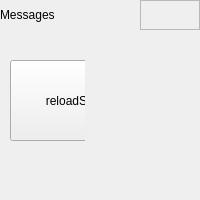
           <widget class="QWidget" name="parentPanel5" native="true">
            <property name="minimumSize">
             <size>
              <width>0</width>
              <height>200</height>
             </size>
            </property>
            <property name="maximumSize">
             <size>
              <width>16777215</width>
              <height>200</height>
             </size>
            </property>
            <layout class="QGridLayout" name="gridLayout_2">
             <property name="leftMargin">
              <number>0</number>
             </property>
             <property name="topMargin">
              <number>0</number>
             </property>
             <property name="rightMargin">
              <number>0</number>
             </property>
             <property name="bottomMargin">
              <number>0</number>
             </property>
             <property name="spacing">
              <number>0</number>
             </property>
             <item row="1" column="0">
              <widget class="QWidget" name="panel6" native="true">
               <property name="sizePolicy">
                <sizepolicy hsizetype="Ignored" vsizetype="Ignored">
                 <horstretch>0</horstretch>
                 <verstretch>0</verstretch>
                </sizepolicy>
               </property>
               <widget class="QPushButton" name="reloadStylesheet">
                <property name="geometry">
                 <rect>
                  <x>10</x>
                  <y>30</y>
                  <width>161</width>
                  <height>81</height>
                 </rect>
                </property>
                <property name="text">
                 <string>reloadStylesheet</string>
                </property>
               </widget>
               <widget class="QPushButton" name="reloadApp">
                <property name="geometry">
                 <rect>
                  <x>200</x>
                  <y>30</y>
                  <width>161</width>
                  <height>81</height>
                 </rect>
                </property>
                <property name="text">
                 <string>reloadApp</string>
                </property>
               </widget>
              </widget>
             </item>
             <item row="0" column="0" colspan="3">
              <widget class="QWidget" name="controllerPanel5" native="true">
               <property name="minimumSize">
                <size>
                 <width>0</width>
                 <height>30</height>
                </size>
               </property>
               <property name="maximumSize">
                <size>
                 <width>16777215</width>
                 <height>30</height>
                </size>
               </property>
               <layout class="QHBoxLayout" name="horizontalLayout_9">
                <property name="spacing">
                 <number>0</number>
                </property>
                <property name="leftMargin">
                 <number>0</number>
                </property>
                <property name="topMargin">
                 <number>0</number>
                </property>
                <property name="rightMargin">
                 <number>0</number>
                </property>
                <property name="bottomMargin">
                 <number>0</number>
                </property>
                <item>
                 <widget class="LabelHorizontal" name="headerPanel5">
                  <property name="text">
                   <string>Messages</string>
                  </property>
                  <property name="margin">
                   <number>0</number>
                  </property>
                 </widget>
                </item>
                <item>
                 <widget class="QFrame" name="controllerIcons5">
                  <property name="minimumSize">
                   <size>
                    <width>60</width>
                    <height>0</height>
                   </size>
                  </property>
                  <property name="maximumSize">
                   <size>
                    <width>60</width>
                    <height>16777215</height>
                   </size>
                  </property>
                  <property name="frameShape">
                   <enum>QFrame::StyledPanel</enum>
                  </property>
                  <property name="frameShadow">
                   <enum>QFrame::Raised</enum>
                  </property>
                  <layout class="QHBoxLayout" name="horizontalLayout_8">
                   <property name="spacing">
                    <number>3</number>
                   </property>
                   <property name="leftMargin">
                    <number>0</number>
                   </property>
                   <property name="topMargin">
                    <number>0</number>
                   </property>
                   <property name="rightMargin">
                    <number>0</number>
                   </property>
                   <property name="bottomMargin">
                    <number>0</number>
                   </property>
                   <item alignment="Qt::AlignRight">
                    <widget class="QPushButton" name="panelSettings5">
                     <property name="minimumSize">
                      <size>
                       <width>28</width>
                       <height>28</height>
                      </size>
                     </property>
                     <property name="maximumSize">
                      <size>
                       <width>28</width>
                       <height>28</height>
                      </size>
                     </property>
                     <property name="sizeIncrement">
                      <size>
                       <width>0</width>
                       <height>0</height>
                      </size>
                     </property>
                     <property name="baseSize">
                      <size>
                       <width>0</width>
                       <height>0</height>
                      </size>
                     </property>
                     <property name="toolTip">
                      <string notr="true"/>
                     </property>
                     <property name="text">
                      <string/>
                     </property>
                     <property name="icon">
                      <iconset resource="../../resources.qrc">
                       <normaloff>:/gray-icons/gui/resources/icons/gray/settings.svg</normaloff>:/gray-icons/gui/resources/icons/gray/settings.svg</iconset>
                     </property>
                     <property name="iconSize">
                      <size>
                       <width>12</width>
                       <height>12</height>
                      </size>
                     </property>
                     <property name="autoDefault">
                      <bool>false</bool>
                     </property>
                     <property name="default">
                      <bool>false</bool>
                     </property>
                     <property name="flat">
                      <bool>true</bool>
                     </property>
                    </widget>
                   </item>
                   <item alignment="Qt::AlignRight">
                    <widget class="QPushButton" name="togglePanel5">
                     <property name="minimumSize">
                      <size>
                       <width>28</width>
                       <height>28</height>
                      </size>
                     </property>
                     <property name="maximumSize">
                      <size>
                       <width>28</width>
                       <height>28</height>
                      </size>
                     </property>
                     <property name="sizeIncrement">
                      <size>
                       <width>0</width>
                       <height>0</height>
                      </size>
                     </property>
                     <property name="baseSize">
                      <size>
                       <width>0</width>
                       <height>0</height>
                      </size>
                     </property>
                     <property name="toolTip">
                      <string notr="true"/>
                     </property>
                     <property name="autoFillBackground">
                      <bool>false</bool>
                     </property>
                     <property name="text">
                      <string/>
                     </property>
                     <property name="icon">
                      <iconset resource="../../resources.qrc">
                       <normaloff>:/gray-icons/gui/resources/icons/gray/chevron-down.svg</normaloff>:/gray-icons/gui/resources/icons/gray/chevron-down.svg</iconset>
                     </property>
                     <property name="flat">
                      <bool>true</bool>
                     </property>
                    </widget>
                   </item>
                  </layout>
                 </widget>
                </item>
               </layout>
              </widget>
             </item>
             <item row="1" column="1">
              <widget class="QWidget" name="panel5" native="true">
               <widget class="QLabel" name="label_5">
                <property name="geometry">
                 <rect>
                  <x>690</x>
                  <y>90</y>
                  <width>49</width>
                  <height>16</height>
                 </rect>
                </property>
                <property name="text">
                 <string>TextLabel</string>
                </property>
               </widget>
              </widget>
             </item>
             <item row="1" column="2">
              <widget class="QWidget" name="controllerPanel6" native="true">
               <property name="minimumSize">
                <size>
                 <width>30</width>
                 <height>0</height>
                </size>
               </property>
               <property name="maximumSize">
                <size>
                 <width>30</width>
                 <height>16777215</height>
                </size>
               </property>
              </widget>
             </item>
            </layout>
           </widget>
